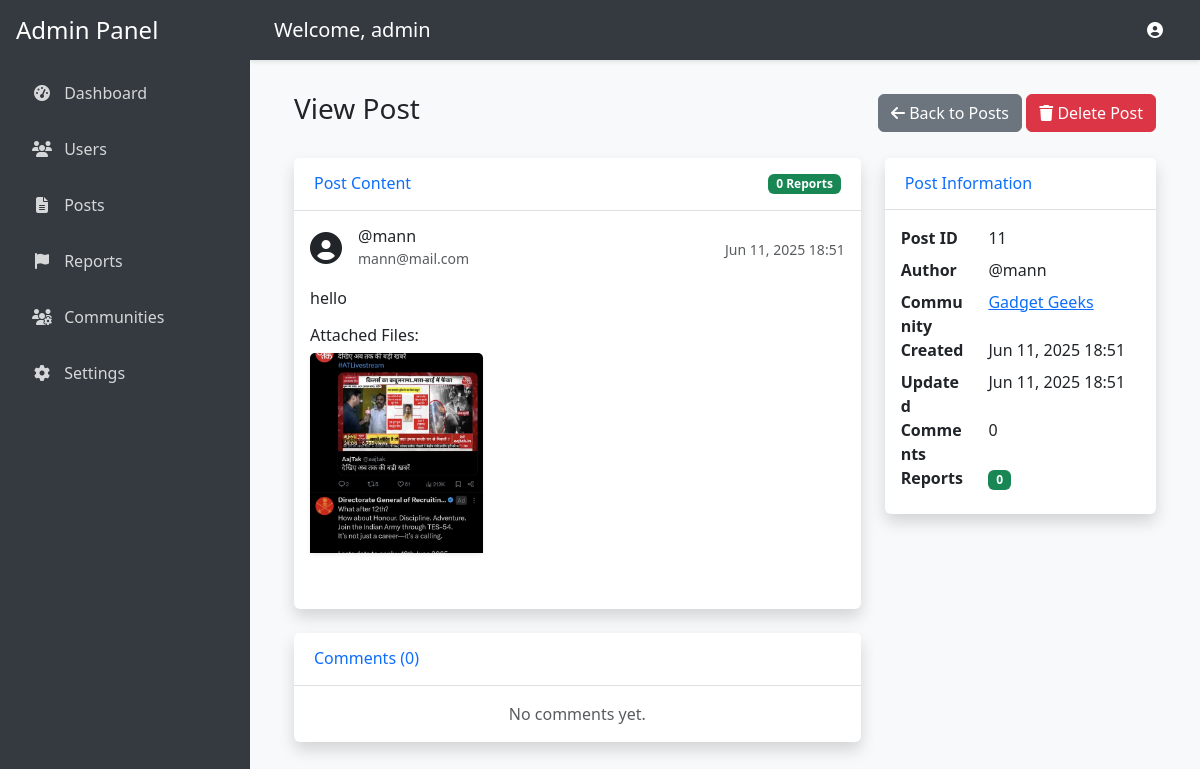
The app's page /admin/view_post.php?id=11 (signed in) with its own data.
### tables this page shows
CREATE TABLE `users` (
  `user_id` int(11) NOT NULL,
  `username` varchar(50) NOT NULL,
  `email` varchar(100) NOT NULL,
  `profile_image` varchar(255) DEFAULT NULL,
  `points` int(11) DEFAULT 0,
  `is_premium` tinyint(1) DEFAULT 0,
  `premium_until` datetime DEFAULT NULL,
  `created_at` datetime DEFAULT current_timestamp(),
  `updated_at` datetime DEFAULT current_timestamp() ON UPDATE current_timestamp(),
  `password_hash` varchar(255) DEFAULT NULL,
  `name` varchar(255) DEFAULT NULL,
  `security_question` varchar(255) DEFAULT NULL,
  `security_answer` varchar(255) DEFAULT NULL,
  `bio` text DEFAULT NULL,
  `profile_views` int(11) DEFAULT 0,
  `role` enum('user','admin') DEFAULT 'user',
  `email_verified` tinyint(1) DEFAULT 0,
  `is_active` tinyint(1) DEFAULT 1
);

CREATE TABLE `posts` (
  `post_id` int(11) NOT NULL,
  `community_id` int(11) DEFAULT NULL,
  `user_id` int(11) NOT NULL,
  `title` varchar(255) NOT NULL,
  `content` text DEFAULT NULL,
  `upvotes` int(11) DEFAULT 0,
  `downvotes` int(11) DEFAULT 0,
  `created_at` datetime DEFAULT current_timestamp(),
  `updated_at` datetime DEFAULT current_timestamp() ON UPDATE current_timestamp(),
  `views` int(11) DEFAULT 0
);

CREATE TABLE `files` (
  `file_id` int(11) NOT NULL,
  `post_id` int(11) NOT NULL,
  `file_name` varchar(255) NOT NULL,
  `file_path` varchar(255) NOT NULL,
  `file_type` varchar(50) NOT NULL,
  `file_size` int(11) NOT NULL,
  `uploaded_at` datetime DEFAULT current_timestamp()
);

CREATE TABLE `communities` (
  `community_id` int(11) NOT NULL,
  `name` varchar(50) NOT NULL,
  `description` text DEFAULT NULL,
  `creator_id` int(11) NOT NULL,
  `is_private` tinyint(1) DEFAULT 0,
  `member_count` int(11) DEFAULT 0,
  `banner_image` varchar(255) DEFAULT NULL,
  `theme_color` varchar(20) DEFAULT NULL,
  `created_at` datetime DEFAULT current_timestamp(),
  `updated_at` datetime DEFAULT current_timestamp() ON UPDATE current_timestamp()
);

### admin/includes/auth.php (called while the page is built, shortened)
<?php
require_once __DIR__ . '/../../includes/db.php';
if (isset($mysqli) && !$mysqli->connect_error) {
    $admin_id = $_SESSION['user_id'];
    $admin_query = $mysqli->prepare("SELECT username, email FROM users WHERE user_id = ?");
    if ($admin_query) {
        $admin_query->bind_param("i", $admin_id);
        if ($admin_query->execute()) {
            $result = $admin_query->get_result();
            $admin = $result->fetch_assoc();
        }
    }
}
?>

### admin/view_post.php (the view, shortened to what this page needs)
<?php
require_once 'includes/auth.php';
$post_id = isset($_GET['id']) ? (int)$_GET['id'] : 0;
$stmt = $mysqli->prepare("
    SELECT
        p.*,
        u.username,
        u.email,
        c.name as community_name,
        c.community_id,
        (SELECT COUNT(*) FROM comments WHERE post_id = p.post_id) as comment_count,
        (SELECT COUNT(*) FROM post_reports WHERE post_id = p.post_id) as report_count
    FROM posts p
    JOIN users u ON p.user_id = u.user_id
    LEFT JOIN communities c ON p.community_id = c.community_id
    WHERE p.post_id = ?
");
$stmt->bind_param("i", $post_id);
$stmt->execute();
$post = $stmt->get_result()->fetch_assoc();
$files = $mysqli->query("
    SELECT * FROM files
    WHERE post_id = $post_id
");
$comments = $mysqli->query("
    SELECT
        c.*,
        u.username
    FROM comments c
    JOIN users u ON c.user_id = u.user_id
    WHERE c.post_id = $post_id
    ORDER BY c.created_at DESC
");
require_once 'includes/header.php';
?>
<div class="container-fluid">
    <div class="d-flex justify-content-between align-items-center mb-4">
        <h1 class="h3">View Post</h1>
        <div>
            <a href="posts.php" class="btn btn-secondary">
                <i class="fas fa-arrow-left"></i> Back to Posts
            </a>
            <button type="button" class="btn btn-danger" onclick="confirmDelete(<?= $post_id ?>)">
                <i class="fas fa-trash"></i> Delete Post
            </button>
        </div>
    </div>
    <div class="row">
        <div class="col-lg-8">
            <div class="card shadow mb-4">
                <div class="card-header py-3">
                    <div class="d-flex justify-content-between align-items-center">
                        <h6 class="m-0 font-weight-bold text-primary">Post Content</h6>
                        <span class="badge bg-<?= $post['report_count'] > 0 ? 'danger' : 'success' ?>">
                            <?= $post['report_count'] ?> Reports
                        </span>
                    </div>
                </div>
                <div class="card-body">
                    <div class="mb-3">
                        <div class="d-flex align-items-center mb-3">
                            <div class="flex-shrink-0">
                                <i class="fas fa-user-circle fa-2x text-gray-300"></i>
                            </div>
                            <div class="flex-grow-1 ms-3">
                                <h6 class="mb-0">@<?= htmlspecialchars($post['username']) ?></h6>
                                <small class="text-muted"><?= htmlspecialchars($post['email']) ?></small>
                            </div>
                            <div class="text-end">
                                <small class="text-muted">
                                    <?= date('M d, Y H:i', strtotime($post['created_at'])) ?>
                                </small>
                            </div>
                        </div>
                        <div class="post-content">
                            <?= nl2br(htmlspecialchars($post['content'])) ?>
                        </div>
                        <?php if ($files->num_rows > 0): ?>
                            <div class="mt-3">
                                <h6 class="mb-2">Attached Files:</h6>
                                <div class="row g-2">
                                    <?php while ($file = $files->fetch_assoc()): ?>
                                        <div class="col-md-4">
                                            <div class="card">
                                                <?php if (strpos($file['file_type'], 'image/') === 0): ?>
                                                    <?php
                                                    $image_url = $file['file_path'];
                                                    if (strpos($image_url, 'http') !== 0) {
                                                        $image_url = '../' . ltrim($image_url, '/');
                                                    }
                                                    ?>
                                                    <img src="<?= htmlspecialchars($image_url) ?>"
                                                         class="card-img-top"
                                                         alt="Post Image"
                                                         style="height: 200px; object-fit: cover;"
                                                         onerror="this.onerror=null; this.src='../assets/images/placeholder.png';">
                                                <?php endif; ?>
                                            </div>
                                        </div>
                                    <?php endwhile; ?>
                                </div>
                            </div>
                        <?php endif; ?>
                    </div>
                </div>
            </div>
            <div class="card shadow mb-4">
                <div class="card-header py-3">
                    <h6 class="m-0 font-weight-bold text-primary">
                        Comments (<?= $post['comment_count'] ?>)
                    </h6>
                </div>
                <div class="card-body">
                    <?php if ($comments->num_rows > 0): ?>
                        <div class="list-group">
                            <?php while ($comment = $comments->fetch_assoc()): ?>
                                <div class="list-group-item">
                                    <div class="d-flex w-100 justify-content-between">
                                        <h6 class="mb-1">@<?= htmlspecialchars($comment['username']) ?></h6>
                                        <small class="text-muted">
                                            <?= date('M d, Y H:i', strtotime($comment['created_at'])) ?>
                                        </small>
                                    </div>
                                    <p class="mb-1"><?= nl2br(htmlspecialchars($comment['content'])) ?></p>
                                </div>
                            <?php endwhile; ?>
                        </div>
                    <?php else: ?>
                        <p class="text-muted text-center mb-0">No comments yet.</p>
                    <?php endif; ?>
                </div>
            </div>
        </div>
        <div class="col-lg-4">
            <div class="card shadow mb-4">
                <div class="card-header py-3">
                    <h6 class="m-0 font-weight-bold text-primary">Post Information</h6>
                </div>
                <div class="card-body">
                    <dl class="row mb-0">
                        <dt class="col-sm-4">Post ID</dt>
                        <dd class="col-sm-8"><?= $post['post_id'] ?></dd>
                        <dt class="col-sm-4">Author</dt>
                        <dd class="col-sm-8">@<?= htmlspecialchars($post['username']) ?></dd>
                        <dt class="col-sm-4">Community</dt>
                        <dd class="col-sm-8">
                            <?php if ($post['community_name']): ?>
                                <a href="communities.php?id=<?= $post['community_id'] ?>">
                                    <?= htmlspecialchars($post['community_name']) ?>
                                </a>
                            <?php else: ?>
                                <span class="text-muted">None</span>
                            <?php endif; ?>
                        </dd>
                        <dt class="col-sm-4">Created</dt>
                        <dd class="col-sm-8"><?= date('M d, Y H:i', strtotime($post['created_at'])) ?></dd>
                        <dt class="col-sm-4">Updated</dt>
                        <dd class="col-sm-8"><?= date('M d, Y H:i', strtotime($post['updated_at'])) ?></dd>
                        <dt class="col-sm-4">Comments</dt>
                        <dd class="col-sm-8"><?= $post['comment_count'] ?></dd>
                        <dt class="col-sm-4">Reports</dt>
                        <dd class="col-sm-8">
                            <span class="badge bg-<?= $post['report_count'] > 0 ? 'danger' : 'success' ?>">
                                <?= $post['report_count'] ?>
                            </span>
                        </dd>
                    </dl>
                </div>
            </div>
        </div>
    </div>
</div>
</body>
</html>

### admin/includes/header.php (shortened to what this page needs)
<!DOCTYPE html>
<html lang="en">
<head>
    <link href="https://cdn.jsdelivr.net/npm/bootstrap@5.3.0/dist/css/bootstrap.min.css" rel="stylesheet">
    <link href="https://cdnjs.cloudflare.com/ajax/libs/font-awesome/6.4.0/css/all.min.css" rel="stylesheet">
</head>
<body>
    <div class="sidebar">
        <h4 class="mb-4">Admin Panel</h4>
        <nav class="nav flex-column">
            <a class="nav-link <?= basename($_SERVER['PHP_SELF']) === 'index.php' ? 'active' : '' ?>" href="index.php">
                <i class="fas fa-tachometer-alt"></i> Dashboard
            </a>
            <a class="nav-link <?= basename($_SERVER['PHP_SELF']) === 'users.php' ? 'active' : '' ?>" href="users.php">
                <i class="fas fa-users"></i> Users
            </a>
            <a class="nav-link <?= basename($_SERVER['PHP_SELF']) === 'posts.php' ? 'active' : '' ?>" href="posts.php">
                <i class="fas fa-file-alt"></i> Posts
            </a>
            <a class="nav-link <?= basename($_SERVER['PHP_SELF']) === 'reports.php' ? 'active' : '' ?>" href="reports.php">
                <i class="fas fa-flag"></i> Reports
            </a>
            <a class="nav-link <?= basename($_SERVER['PHP_SELF']) === 'communities.php' ? 'active' : '' ?>" href="communities.php">
                <i class="fas fa-users-cog"></i> Communities
            </a>
            <a class="nav-link <?= basename($_SERVER['PHP_SELF']) === 'settings.php' ? 'active' : '' ?>" href="settings.php">
                <i class="fas fa-cog"></i> Settings
            </a>
        </nav>
    </div>
    <header class="admin-header">
        <div>
            <h5 class="mb-0">Welcome, <?= htmlspecialchars($admin['username'] ?? 'Admin') ?></h5>
        </div>
        <div class="admin-dropdown">
            <button class="btn btn-link text-white dropdown-toggle" type="button" data-bs-toggle="dropdown">
                <i class="fas fa-user-circle"></i>
            </button>
        </div>
    </header>
    <main class="main-content">

### admin/includes/header.php (style rules this page uses)
:root { --sidebar-width: 250px; --header-height: 60px; }
body { background: #f8f9fa; min-height: 100vh; }
.admin-header { height: var(--header-height); background: #343a40; color: white; position: fixed; top: 0; right: 0; left: var(--sidebar-width); z-index: 1000; padding: 0 1.5rem; display: flex; align-items: center; justify-content: space-between; box-shadow: 0 2px 4px rgba(0,0,0,.1); }
.sidebar { width: var(--sidebar-width); position: fixed; top: 0; left: 0; height: 100vh; background: #343a40; padding: 1rem; color: white; z-index: 1001; }
.main-content { margin-left: var(--sidebar-width); margin-top: var(--header-height); padding: 2rem; }
.nav-link { color: rgba(255,255,255,.8); padding: 0.75rem 1rem; border-radius: 0.25rem; margin-bottom: 0.5rem; transition: all 0.3s ease; }
.nav-link i { width: 20px; text-align: center; margin-right: 0.5rem; }
.admin-dropdown .dropdown-toggle::after { display: none; }
.card { border: none; box-shadow: 0 0.125rem 0.25rem rgba(0,0,0,.075); margin-bottom: 1.5rem; }
.card-header { background: white; border-bottom: 1px solid rgba(0,0,0,.125); padding: 1rem 1.25rem; }

### records on screen
users: username "admin"
posts: user.username "mann", user.email "mann@mail.com", created_at "Jun 11, 2025 18:51", content "hello", post_id "11", community.name "Gadget Geeks", updated_at "Jun 11, 2025 18:51"
files: file_path (picture)

### other values on screen
$post['report_count'] "0"
$post['comment_count'] "0"
